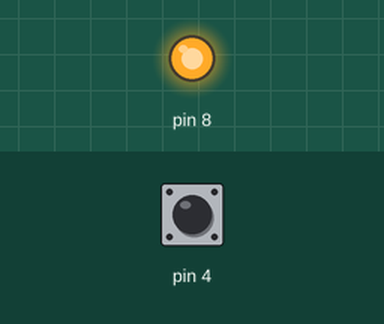
Recording of a sketch running on a simulated Arduino Uno, built with avr-gcc and run on an emulated ATmega328P. On the bench: output pins drawn as LEDs (lit = HIGH). Dashed ring = blinking. The inputs (shaded band) are chosen by the test bench; at power-on: pin 4 LOW. What the sketch prints to the serial monitor is not drawn.

Above: at 1.2 s.
1.3 s: pin 4 driven HIGH
At 2.5 s:
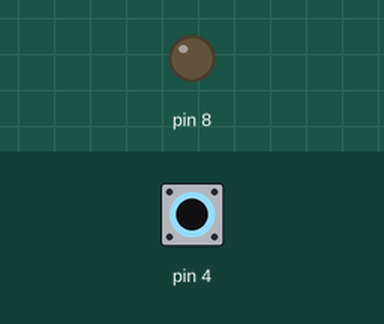
2.8 s: pin 4 driven LOW
At 3.9 s:
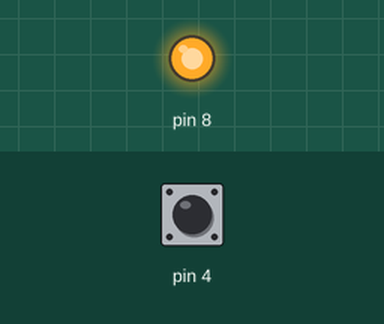
4.3 s: pin 4 pulsed HIGH 5 times (0.12 s each, 0.3 s apart)
At 4.55 s:
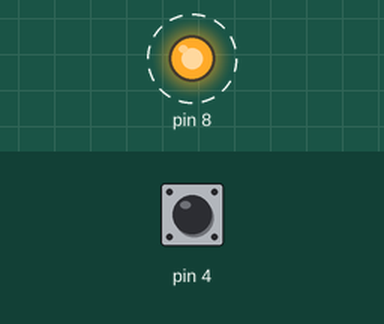
Timing chart, 0 to 7.3 s (numbered marks = the images above; inputs shaded):
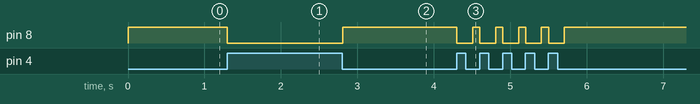

The sketch:

buttonpress-relaycontrol.ino
```cpp
void setup() {
  // put your setup code here, to run once:
  Serial.begin(9600);
  pinMode(8, OUTPUT);
  pinMode(4, INPUT);

}

void loop() {

  if (digitalRead(4)) {
    digitalWrite(8, LOW);
    Serial.println("OFF");
    delay(100);
  }

  else {
    digitalWrite(8, HIGH);
    Serial.println("ON");

  }


}
```

Measured:
- after the input at 1.3 s, pin 8: HIGH → LOW at once
- after the input at 2.8 s, pin 8: LOW → HIGH at once
- after the input at 4.3 s, pin 8: alternates HIGH for 0.09 s and LOW for 0.21 s, 10 changes in all, then stays HIGH, starting at once
